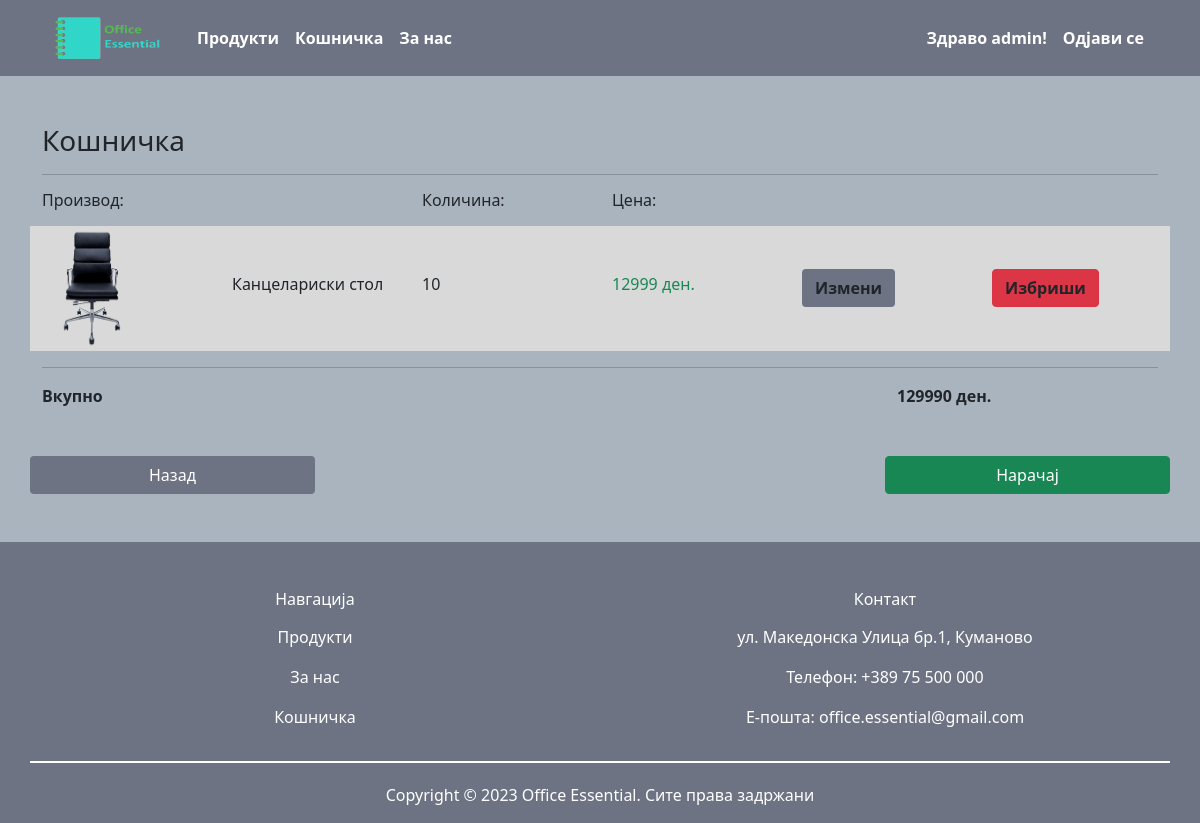
The app's page /cart/ (signed in) with its own data.
### ShopApp201083/models.py (models this page shows, shortened)
class OrderItem(models.Model):
    product = models.ForeignKey(Product, on_delete=models.SET_NULL, null=True)
    order = models.ForeignKey(Order, on_delete=models.SET_NULL, null=True)
    quantity = models.IntegerField(null=False, blank=False)

class Product(models.Model):
    CATEGORIES = [
        ('Производи од Хартија', 'Производи од Хартија'),
        ('Канцелариски Мебел', 'Канцелариски Мебел'),
        ('Школски Производи', 'Школски Производи'),
        ('Тонери Медиуми и ИТ Производи', 'Тонери Медиуми и ИТ Производи'),
        ('Канцелариски Производи', 'Канцелариски Производи'),
    ]
    name = models.CharField(max_length=255, null=False, blank=False)
    price = models.IntegerField(null=False, blank=False)
    quantity = models.IntegerField(null=False, blank=False)
    category = models.CharField(max_length=255, null=False, blank=False, choices=CATEGORIES)
    model = models.CharField(max_length=255, null=False, blank=False)
    manufacturer = models.CharField(max_length=255, null=False, blank=False)
    image = models.ImageField(upload_to="ShopApp201083/static/images")
    description = models.TextField(max_length=600)

class Order(models.Model):
    buyer = models.ForeignKey(ShopUser, on_delete=models.SET_NULL, null=True)
    is_ordered = models.BooleanField(default=False)
    @property
    def get_order_total_price(self):
        order_items = self.orderitem_set.all()
        total_price = 0
        for item in order_items:
            total_price += int(item.product.price) * int(item.quantity)
        return total_price

### ShopApp201083/decorators.py (the view)
        def wrapper_func(request, *args, **kwargs):
            group = None
            if request.user.groups.exists():
                group = request.user.groups.all()[0].name
            if group in allowed_roles:
                return view_func(request, *args, **kwargs)
            else:
                return redirect('store')

### ShopApp201083/views.py (called while the page is built)
@login_required(login_url='login_page')
@allowed_users(allowed_roles=['admin', 'shop_user'])
def cart(request):
    shop_user = ShopUser.objects.get(user=request.user)
    order, created = Order.objects.get_or_create(buyer=shop_user, is_ordered=False)
    order_items = order.orderitem_set.all()
    context = {"order": order, 'order_items': order_items}
    return render(request, 'store/cart.html', context)

### ShopApp201083/templates/store/cart.html
{% extends 'store/main.html' %}
{% load static %}
{% block content %}
<link rel="stylesheet" type="text/css" href="{% static 'css/main.css'%}">
<h3>Кошничка</h3>
<hr>
<div class="row">
    <div class="col-4">
        <h6>Производ:</h6>
    </div>
    <div class="col-2">
        <h6>Количина:</h6>
    </div>
    <div class="col-2">
        <h6>Цена:</h6>
    </div>
</div>
{%for item in order_items%}
<div class="row cart-product align-items-center my-2">
    <div class="col-2">
        <img src="{{item.product.image.url}}" height="125px" width="100px">
    </div>
    <div class="col-2">
        <h6>{{item.product.name}}</h6>
    </div>
    <div class="col-2">
        <h6>{{item.quantity}}</h6>
    </div>
    <div class="col-2 text-success">
        <h6>{{item.product.price}} ден.</h6>
    </div>
    <div class="col-2">
        <a class="btn btn-white nazad" href="{% url 'order_item_change' item.id item.quantity %}">
            <b>Измени</b>
        </a>
    </div>
    <div class="col-2">
        <a class="btn btn-danger text-dark" href="{% url 'delete_item' item.id %}">
            <b>Избриши</b>
        </a>
    </div>
</div>
{%endfor%}
<hr>
<div class="row mb-5">
    <b class="col-3">
        Вкупно
    </b>
    <div class="col-6"></div>
    <b class="col-3">
        {{order.get_order_total_price}} ден.
    </b>
</div>
<div class="row mb-5">
    <a href="/" class="btn btn-white col-3 nazad text-white">
        Назад
    </a>
    <div class="col-6"></div>
    <a href="{% url 'checkout' order.id %}" class="btn btn-success col-3">
        Нарачај
    </a>
</div>
{% endblock content %}

### ShopApp201083/templates/store/main.html (shortened to what this page needs)
<!DOCTYPE html>
{% load static %}
<html lang="en">
<head>
    <link href="https://cdn.jsdelivr.net/npm/bootstrap@5.0.2/dist/css/bootstrap.min.css" rel="stylesheet"
>
    <link rel="stylesheet" type="text/css" href="{% static 'css/main.css'%}">
</head>
<body>
<nav class="navbar navbar-expand-lg nav-div mb-5">
    <div class="container-fluid px-5">
        <a class="navbar-brand" href="/"><img src="{% static 'images/logo.png' %}" height="50px" width="125px"></a>
        <div class="collapse navbar-collapse" id="navbarSupportedContent">
            <ul class="navbar-nav me-auto mb-2 mb-lg-0">
                <li class="nav-item">
                    <a class="nav-link active text-white" aria-current="page" href="/">Продукти</a>
                </li>
                {% if user.is_authenticated %}
                <li class="nav-item">
                    <a class="nav-link text-white" href="/cart">Кошничка</a>
                </li>
                {% endif %}
                <li class="nav-item">
                    <a class="nav-link text-white" href="#">За нас</a>
                </li>
            </ul>
            <div class="d-flex">
                <ul class="navbar-nav me-auto mb-2 mb-lg-0">
                    <li class="nav-item">
                        {% if user.is_authenticated %}
                        <a class="nav-link text-white" href="#">Здраво {{ user.username }}!</a>
                        {% else %}
                        <a class="nav-link text-white" href="/login_page">Најави се</a>
                        {% endif %}
                    </li>
                    <li class="nav-item">
                    {% if user.is_authenticated %}
                        <a class="nav-link text-white" href="{% url 'logout_user' %}">Одјави се</a>
                    {% endif %}
                </li>
                </ul>
            </div>
        </div>
    </div>
</nav>
<div class="container">
    {% block content %}
    {% endblock content %}
</div>
<footer class="mt-3">
    <div class="container">
        <div class="row">
            <div class="col-6 mt-5">
                <a href="#">
                    <h6 class="text-center text-white">
                        Навгација
                    </h6>
                </a>
                <a href="/">
                    <p class="text-center text-white mt-3">
                        Продукти
                    </p>
                </a>
                <a href="#">
                    <p class="text-center text-white mt-1">
                        За нас
                    </p>
                </a>
                {% if user.is_authenticated %}
                <a href="/cart">
                    <p class="text-center text-white mt-1">
                        Кошничка
                    </p>
                </a>
                {% endif %}
            </div>
            <div class="col-6 mt-5">
                <a>
                    <h6 class="text-center text-white">
                        Контакт
                    </h6>
                </a>
                <a>
                    <p class="text-center text-white mt-3">
                        ул. Македонска Улица бр.1, Куманово
                    </p>
                </a>
                <a>
                    <p class="text-center text-white mt-1">
                        Телефон: +389 75 500 000
                    </p>
                </a>
                <a>
                    <p class="text-center text-white mt-1">
                        Е-пошта: office.essential@gmail.com
                    </p>
                </a>
            </div>
        </div>
        <div class="row">
            <hr class="text-white my-3"/>
        </div>
        <div class="row">
            <p class="text-center text-white mt-1">
                Copyright © 2023 Office Essential. Сите права задржани
            </p>
        </div>
    </div>
</footer>
</body>
</html>

### static/css/main.css (style rules this page uses)
body { background-color: #AAB4BF; }
.nav-div { background: #6D7383; }
ul .nav-item { font-weight: bold; }
footer { background-color: #6D7383; !important; }
footer a { text-decoration: none; }
footer hr { border: white solid 1px; opacity: 100; }
.nazad { background-color: #6D7383; }
.cart-product { background-color: #D9D9D9; }

### records on screen
OrderItem: product.image (picture), product.name "Канцелариски стол", quantity "10", product.price "12999"
Order: get_order_total_price "129990"

### other values on screen
{{ user.username }} "admin"
